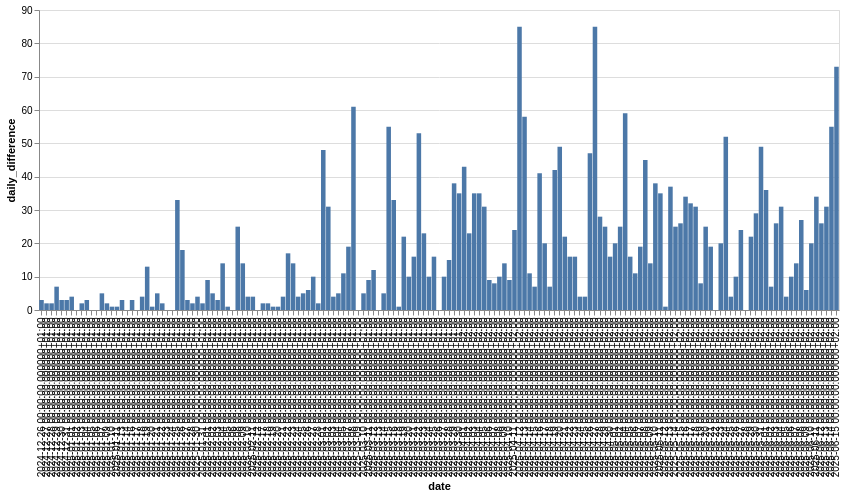

The cell this chart's notebook holds for it:
### Code cell
segment("Revnicak Eve")

### Figure 1 — Vega-Lite specification as saved in the notebook (floating-point values rounded to 4 significant figures; data arrays with more than 128 entries replaced by an {"elided": "..."} marker saying what was removed)
{"config": {"view": {"continuousWidth": 300, "continuousHeight": 300}}, "data": {"name": "data-2a04f76cdd0d9063f3a8f7ef938d0429"}, "mark": {"type": "bar"}, "encoding": {"x": {"field": "date", "type": "ordinal"}, "y": {"field": "daily_difference", "type": "quantitative"}}, "width": 800, "$schema": "https://vega.github.io/schema/vega-lite/v5.8.0.json", "datasets": {"data-2a04f76cdd0d9063f3a8f7ef938d0429": {"elided": "159 records"}}}
